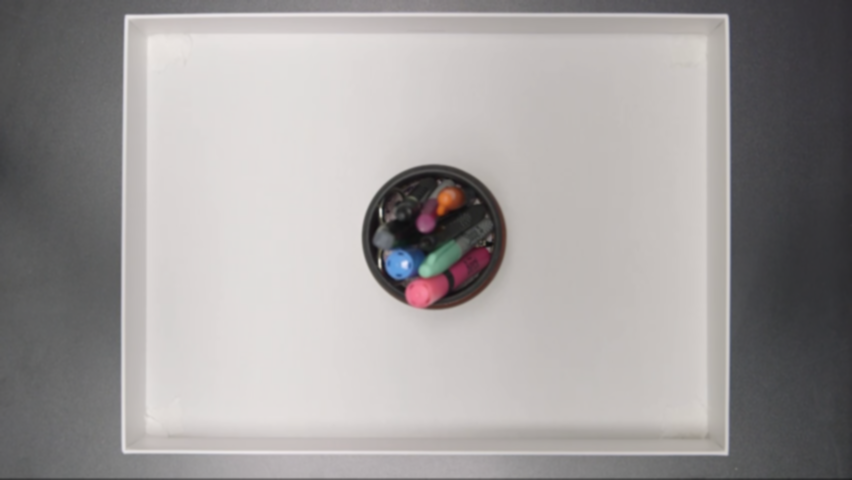
#> input picture hexbug challenge/background.png, 852 x 480 px; the run also reads 1 picture not shown here
$ jupyter execute Untitled.ipynb   (shell and % lines are left out)   (older library calls are emulated)
#> lines starting #> are read from the running program, lines starting #| are printed output that depends on the picture; after the words box and inside, x2 and y2 are one past the last pixel; in counts of white or black regions, pixels touching at a corner belong together; long printed decimals are rounded; pictures that were not available may be replaced by others from this repository, and a replacement may not be noted
[cell 1]
import numpy as np
import cv2

from scipy.misc import imread, imsave
import glob

#plotting
from matplotlib import pyplot as plt
import seaborn as sns
from IPython.core.debugger import Tracer
import warnings
from jupyterthemes import jtplot

# Import everything needed to edit/save/watch video clips
from moviepy.editor import VideoFileClip
from IPython.display import HTML

import glob
import io
import os
import random

[cell 2]
jtplot.style()
sns.set_context("poster")
# plt.style.use('fivethirtyeight')
warnings.filterwarnings("ignore")

[cell 3]
# Settings for processing background image from median filter
num_bg_frames = 50
threshold = 200
ksize = (5, 5)
sigmaX = 1

# settings for drawing centroid circle
draw_radius = 3
draw_thickness = 2
draw_color = (0, 0, 255)

# settings for drawing position on output images
fontface = cv2.FONT_HERSHEY_PLAIN
fontscale = 1
fontcolor = (255, 255, 255)
fontoffset = (10, 150)


def median_filter(frames):
    # preprocess by blurring all the images to reduce noise
    imgs = (cv2.GaussianBlur(imread(fn).astype(np.float), ksize, sigmaX) for fn in frames)
    return np.median(list(imgs), axis=0)

[cell 4]
 # get background image
bg = cv2.imread("background.png")
#> bg is the input picture: shape (480, 852, 3); mean B, G, R 156.6, 157, 160.6
if bg is None:
    bgframes = glob.glob("Training Videos/frames/*.png")

    # select a random subset of images
    bg_imgs = random.sample(bgframes, num_bg_frames)

    # find background through a median filter
    bg = median_filter(bg_imgs)

    cv2.imwrite("background.png", bg)

# prepare output folder
try:
    os.mkdir("out")
except OSError:
    print("Warning: the output directory exists -- files may be overwritten.")

[cell 5]
positions = io.StringIO()
frames = glob.glob("Training Videos/frames/*.png")
for frame in frames:
    # read file & blur
    img = cv2.GaussianBlur(cv2.imread(frame).astype(np.float), ksize, sigmaX)

    # remove background
    img = cv2.normalize(img - bg, 0, 255, cv2.NORM_MINMAX).astype(np.uint8)
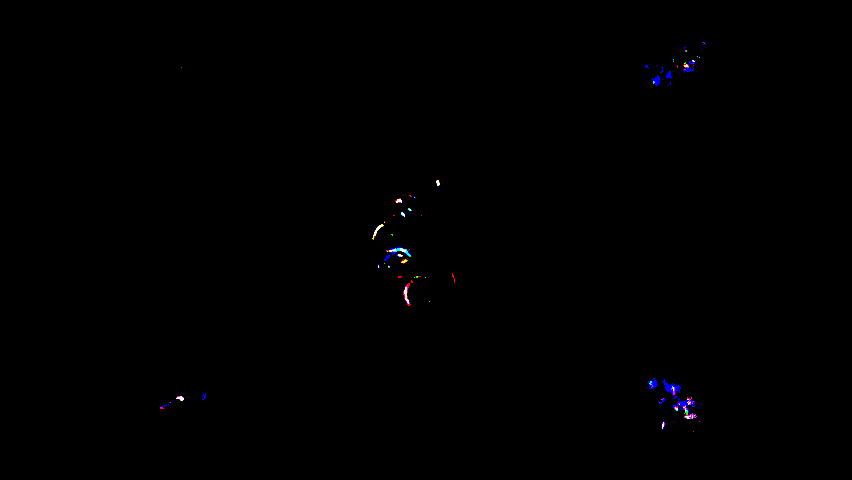
#> img: shape (480, 852, 3); mean B, G, R 0.6, 0.2, 0.3
    img = cv2.cvtColor(img, cv2.COLOR_RGB2GRAY)
#> img: shape (480, 852)

    # convert to binary
    _, binimg = cv2.threshold(img, threshold, 255, cv2.THRESH_BINARY)
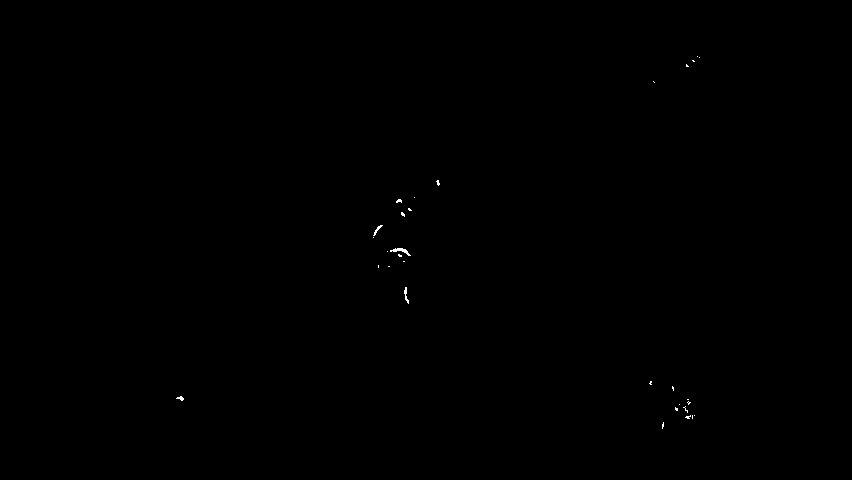
#> binimg: shape (480, 852); 0.08% white in thin lines or dots, all inside (x1, y1, x2, y2) = (176, 56, 700, 429)

    # calculate the centroid
    bugspot = np.mean(np.argwhere(img), axis=0)
#> bugspot = [280.5, 517.1]

    # write values to CSV
    _, fname = os.path.split(frame)
    positions.write("{}, {}, {}\n".format(fname, *bugspot))

    # draw the centroid and save the output image
    img = cv2.cvtColor(img, cv2.COLOR_GRAY2BGR)
#> img: shape (480, 852, 3)
    cv2.circle(
        img,
        tuple(bugspot.astype(int))[::-1],
        draw_radius, draw_color, draw_thickness
    )
    cv2.putText(
        img,
        "R:{:.1f}, C:{:.1f}".format(*bugspot.tolist()),
        (img.shape[1] - fontoffset[1], img.shape[0] - fontoffset[0]),
        fontface, fontscale, fontcolor)
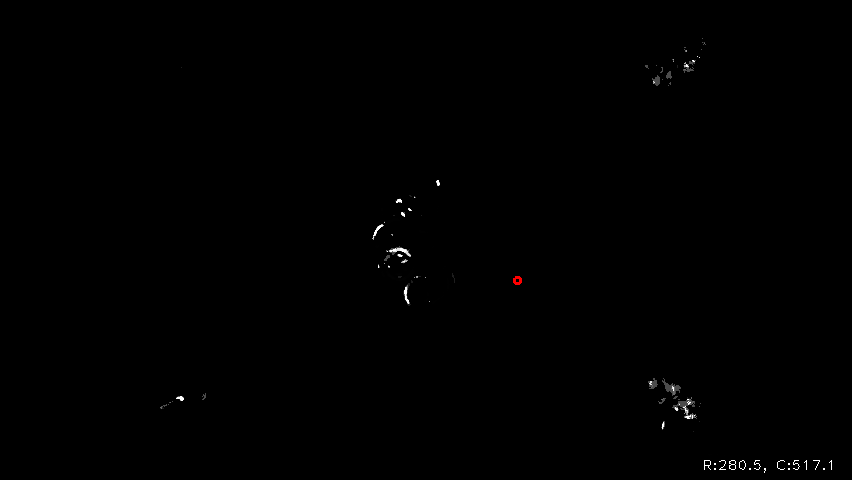
#> img: shape (480, 852, 3); mean B, G, R 0.5, 0.5, 0.5
    cv2.imwrite("out/{}".format(fname), img.astype(np.uint8))

    # print current output
    print(frame, bugspot)
#| _only/average_image_1.png [280.495 517.076]

# write CSV output
with open('positions.csv', 'w') as fd:
    fd.write(positions.getvalue())

[cell 6]
imread("out/out-06299.png").shape

[cell 7]
plt.figure(figsize=(18,8))
#> (this line was passed over: IPython is not available in this run)
plt.imshow(imread("out/out-06299.png"))
#> (this line was passed over: IPython is not available in this run)

[cell 8]
bug_position = []
for line in positions.getvalue().split('\n'):
    parts = line.split(',')
    if len(parts)  == 3:
        y = float(parts[1])
        x = float(parts[2])
        bug_position.append((x, y))

[cell 9]
def show_path_at(starting_frame, length=60):
#> called with starting_frame = 0, length = 6300
    bug_position_x = [x[0] for x in bug_position[starting_frame:starting_frame+length]]
    bug_position_y = [480 - x[1] for x in bug_position[starting_frame:starting_frame+length]]
    plt.figure(figsize=(18,18))
#> (this line was passed over: IPython is not available in this run)
    plt.ylim(0,480)
#> (this line was passed over: IPython is not available in this run)
    plt.xlim(0,852)
#> (this line was passed over: IPython is not available in this run)
    plt.imshow(imread("background.png"))
#> (this line was passed over: IPython is not available in this run)
    plt.plot(bug_position_x, bug_position_y)
#> (this line was passed over: IPython is not available in this run)
